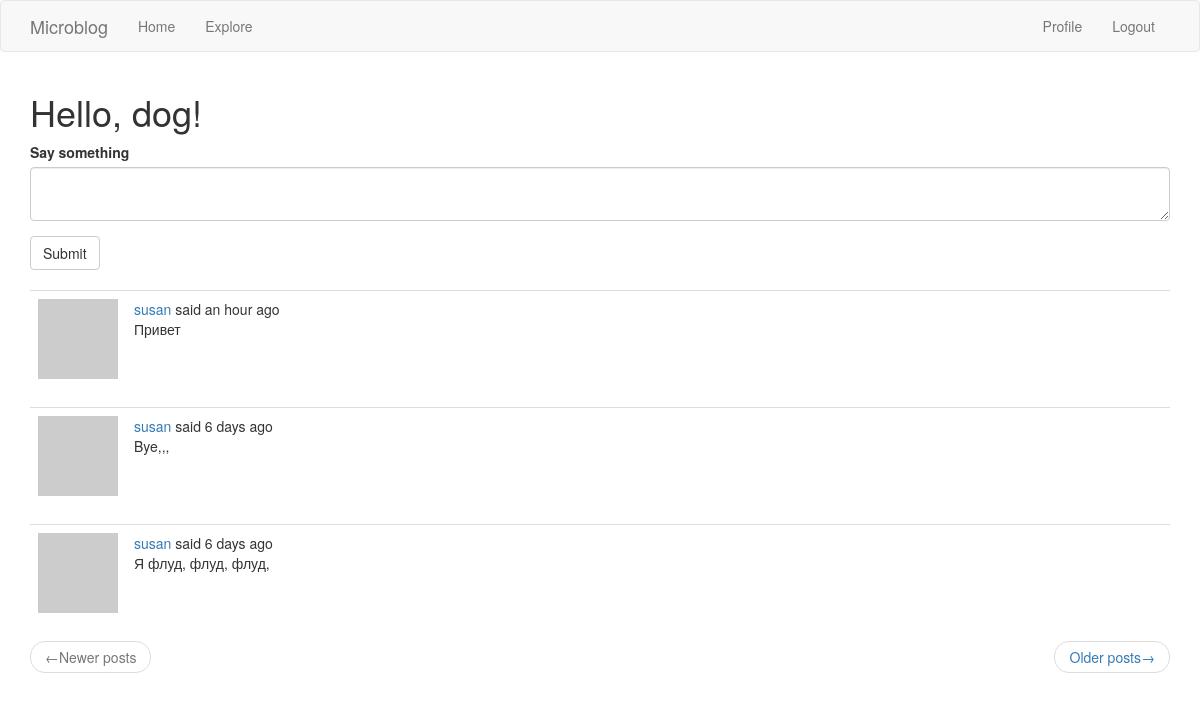
The page /index (signed in) on the database its author committed.
### app/models.py (models this page shows, shortened)
class User(UserMixin, db.Model):
    id = db.Column(
        db.Integer,
        primary_key=True,
    )
    username = db.Column(
        db.String(64),
        index=True,
        unique=True,
    )
    email = db.Column(
        db.String(120),
        index=True,
        unique=True,
    )
    password_hash = db.Column(
        db.String(128),
    )
    about_me = db.Column(
        db.String(140)
    )
    last_seen = db.Column(
        db.DateTime, default=datetime.utcnow
    )
    posts = db.relationship(
        'Post',
        backref='author',
        lazy='dynamic',
    )
    followed = db.relationship(
        'User',
        secondary=followers,
        primaryjoin=(followers.c.follower_id == id),
        secondaryjoin=(followers.c.followed_id == id),
        backref=db.backref('followers', lazy='dynamic'),
        lazy='dynamic',
    )
    def avatar(self, size):
        digest = md5(self.email.lower().encode('utf-8')).hexdigest()
        return f'https://www.gravatar.com/avatar/{digest}?d=identicon&s={size}'
    def followed_posts(self):
        followed = Post.query.join(
            followers, (followers.c.followed_id == Post.user_id)
        ).filter(followers.c.follower_id == self.id)
        own = Post.query.filter_by(user_id=self.id)
        return followed.union(own).order_by(Post.timestamp.desc())

class Post(db.Model):
    id = db.Column(
        db.Integer,
        primary_key=True,
    )
    body = db.Column(
        db.String(140),
    )
    timestamp = db.Column(
        db.DateTime,
        index=True,
        default=datetime.utcnow,
    )
    user_id = db.Column(
        db.Integer(),
        db.ForeignKey('user.id'),
    )

### app/routes.py (the view)
@app.route('/', methods=['GET', 'POST'])
@app.route('/index', methods=['GET', 'POST'])
@login_required
def index():
    form = PostForm()
    if form.validate_on_submit():
        post = Post(body=form.post.data, author=current_user)
        db.session.add(post)
        db.session.commit()
        flash(_('Your post is now live!'))
        return redirect(url_for('index'))
    page = request.args.get('page', 1, type=int)
    posts = current_user.followed_posts().paginate(
        page=page, per_page=app.config['POSTS_PER_PAGE'], error_out=False)
    next_url = url_for('index', page=posts.next_num) \
        if posts.has_next else None
    prev_url = url_for('index', page=posts.prev_num) \
        if posts.has_prev else None
    context = {
        'title': 'Home Page',
        'form': form,
        'posts': posts.items,
        'next_url': next_url,
        'prev_url': prev_url,
    }
    return render_template('index.html', **context)

### app/forms.py
class PostForm(FlaskForm):
    post = TextAreaField(
        _l('Say something'),
        validators=[DataRequired(), Length(min=1, max=140)]
    )
    submit = SubmitField(_l('Submit'))

### app/models.py (called while the page is built)
@login.user_loader
def load_user(id):
    return User.query.get(int(id))

### app/routes.py (called while the page is built)
@app.before_request
def before_request():
    if current_user.is_authenticated:
        current_user.last_seen = datetime.utcnow()
        db.session.commit()
    g.locale = str(get_locale())

### app/templates/index.html
{% extends 'base.html' %}
{% import 'bootstrap/wtf.html' as wtf %}
{% block app_content %}
  <h1>{{ _('Hello') }}, {{ current_user.username }}!</h1>
  {% if form %}
    {{ wtf.quick_form(form) }}
    <br>
  {% endif %}
  {% for post in posts %}
      {% include '_post.html' %}
  {% endfor %}
  <nav aria-label="...">
    <ul class="pager">
      <li class="previous {% if not prev_url %} disabled {% endif %}">
        <a href="{{ prev_url or '#' }}">
          <span aria-hidden="true">&larr;</span>{{ _('Newer posts') }}
        </a>
      </li>
      <li class="next {% if not next_url %} disabled {% endif %}">
        <a href="{{ next_url or '#' }}">
          {{ _('Older posts') }}<span aria-hidden="true">&rarr;</span>
        </a>
      </li>
    </ul>
  </nav>
{% endblock app_content %}

### app/templates/_post.html (shortened to what this page needs)
<table class="table table-hover">
  <tr>
    <td width="70px">
      <a href="{{ url_for('user', username=post.author.username) }}">
        <img src="{{ post.author.avatar(70) }}">
      </a>
    </td>
    <td>
      {{ _('%(username)s said %(when)s', username=user_link, when=moment(post.timestamp).fromNow()) }}
      <br>
      {{ post.body }}
    </td>
  </tr>
</table>

### rows shown on the page
User: username "dog"
Post: body "Привет"
Post: body "Bye,,,"
Post: body "Я флуд, флуд, флуд,"
